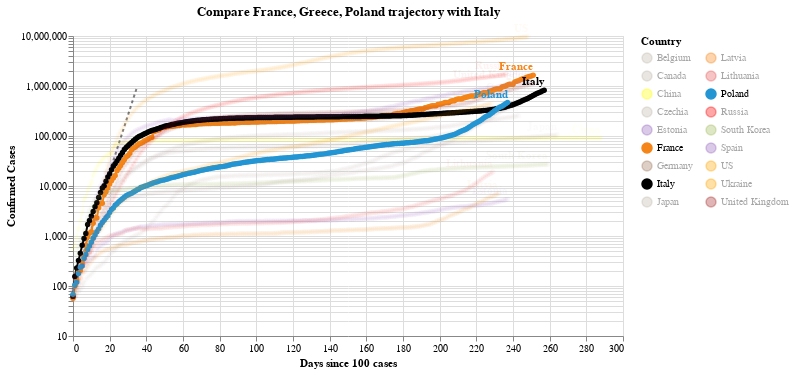

Notebook code cell kept with this figure:
### Code cell
#hide_input
chart2 = make_since_chart(dff2, ['France', 'Greece', 'Poland'], baseline_countries)
chart2

### Figure 1 — Vega-Lite specification as saved in the notebook (floating-point values rounded to 4 significant figures; data arrays with more than 128 entries replaced by an {"elided": "..."} marker saying what was removed)
{"config": {"view": {"continuousWidth": 400, "continuousHeight": 300}}, "layer": [{"data": {"name": "data-628230001892d6798b50651be41d1b3e"}, "mark": {"type": "line", "color": "black", "opacity": 0.5, "strokeDash": [3, 3]}, "encoding": {"x": {"type": "quantitative", "field": "Days since 100 cases"}, "y": {"type": "quantitative", "field": "Confirmed Cases"}}}, {"data": {"name": "data-e0d4f63c07f1733d0fa15c80830dad52"}, "mark": {"type": "line", "point": true}, "encoding": {"color": {"type": "nominal", "field": "Country", "legend": {"columns": 2}, "scale": {"domain": ["Belgium", "Canada", "China", "Czechia", "Estonia", "France", "Germany", "Italy", "Japan", "Latvia", "Lithuania", "Poland", "Russia", "South Korea", "Spain", "US", "Ukraine", "United Kingdom"], "range": ["#C1B7AD", "#C1B7AD", "yellow", "#C1B7AD", "#9467bd", "#F58518", "#9D755D", "black", "#C1B7AD", "#F58518", "#E45756", "#2495D3", "red", "#A1BA59", "#9467bd", "orange", "orange", "brown"]}}, "opacity": {"condition": {"value": 1, "selection": "selector005"}, "value": 0.05}, "tooltip": [{"type": "nominal", "field": "Country"}, {"type": "temporal", "field": "Date"}, {"type": "quantitative", "field": "Confirmed Cases"}, {"type": "quantitative", "field": "Days since 100 cases"}], "x": {"type": "quantitative", "field": "Days since 100 cases"}, "y": {"type": "quantitative", "field": "Confirmed Cases", "scale": {"type": "log"}}}, "selection": {"selector005": {"type": "multi", "fields": ["Country"], "bind": "legend", "init": [{"Country": "France"}, {"Country": "Greece"}, {"Country": "Poland"}, {"Country": "Italy"}]}}, "width": 550}, {"data": {"name": "data-e0d4f63c07f1733d0fa15c80830dad52"}, "mark": {"type": "text", "align": "right", "dy": -8, "fontWeight": "bold"}, "encoding": {"color": {"type": "nominal", "field": "Country", "legend": {"columns": 2}, "scale": {"domain": ["Belgium", "Canada", "China", "Czechia", "Estonia", "France", "Germany", "Italy", "Japan", "Latvia", "Lithuania", "Poland", "Russia", "South Korea", "Spain", "US", "Ukraine", "United Kingdom"], "range": ["#C1B7AD", "#C1B7AD", "yellow", "#C1B7AD", "#9467bd", "#F58518", "#9D755D", "black", "#C1B7AD", "#F58518", "#E45756", "#2495D3", "red", "#A1BA59", "#9467bd", "orange", "orange", "brown"]}}, "opacity": {"condition": {"value": 1, "selection": "selector005"}, "value": 0.05}, "text": {"type": "nominal", "field": "Country"}, "tooltip": [{"type": "nominal", "field": "Country"}, {"type": "temporal", "field": "Date"}, {"type": "quantitative", "field": "Confirmed Cases"}, {"type": "quantitative", "field": "Days since 100 cases"}], "x": {"type": "quantitative", "field": "Days since 100 cases"}, "y": {"type": "quantitative", "field": "Confirmed Cases", "scale": {"type": "log"}}}, "transform": [{"filter": "(datum['Date'] >= 1604534400000)"}], "width": 550}], "title": "Compare France, Greece, Poland trajectory with Italy", "$schema": "https://vega.github.io/schema/vega-lite/v4.8.1.json", "datasets": {"data-628230001892d6798b50651be41d1b3e": [{"Days since 100 cases": 0, "Confirmed Cases": 100.0}, {"Days since 100 cases": 1, "Confirmed Cases": 130.0}, {"Days since 100 cases": 2, "Confirmed Cases": 169.0}, {"Days since 100 cases": 3, "Confirmed Cases": 219.7}, {"Days since 100 cases": 4, "Confirmed Cases": 285.6}, {"Days since 100 cases": 5, "Confirmed Cases": 371.3}, {"Days since 100 cases": 6, "Confirmed Cases": 482.7}, {"Days since 100 cases": 7, "Confirmed Cases": 627.5}, {"Days since 100 cases": 8, "Confirmed Cases": 815.7}, {"Days since 100 cases": 9, "Confirmed Cases": 1060.0}, {"Days since 100 cases": 10, "Confirmed Cases": 1379.0}, {"Days since 100 cases": 11, "Confirmed Cases": 1792.0}, {"Days since 100 cases": 12, "Confirmed Cases": 2330.0}, {"Days since 100 cases": 13, "Confirmed Cases": 3029.0}, {"Days since 100 cases": 14, "Confirmed Cases": 3937.0}, {"Days since 100 cases": 15, "Confirmed Cases": 5119.0}, {"Days since 100 cases": 16, "Confirmed Cases": 6654.0}, {"Days since 100 cases": 17, "Confirmed Cases": 8650.0}, {"Days since 100 cases": 18, "Confirmed Cases": 11250.0}, {"Days since 100 cases": 19, "Confirmed Cases": 14620.0}, {"Days since 100 cases": 20, "Confirmed Cases": 19000.0}, {"Days since 100 cases": 21, "Confirmed Cases": 24710.0}, {"Days since 100 cases": 22, "Confirmed Cases": 32120.0}, {"Days since 100 cases": 23, "Confirmed Cases": 41750.0}, {"Days since 100 cases": 24, "Confirmed Cases": 54280.0}, {"Days since 100 cases": 25, "Confirmed Cases": 70560.0}, {"Days since 100 cases": 26, "Confirmed Cases": 91730.0}, {"Days since 100 cases": 27, "Confirmed Cases": 119300.0}, {"Days since 100 cases": 28, "Confirmed Cases": 155000.0}, {"Days since 100 cases": 29, "Confirmed Cases": 201500.0}, {"Days since 100 cases": 30, "Confirmed Cases": 262000.0}, {"Days since 100 cases": 31, "Confirmed Cases": 340600.0}, {"Days since 100 cases": 32, "Confirmed Cases": 442800.0}, {"Days since 100 cases": 33, "Confirmed Cases": 575600.0}, {"Days since 100 cases": 34, "Confirmed Cases": 748300.0}, {"Days since 100 cases": 35, "Confirmed Cases": 972800.0}], "data-e0d4f63c07f1733d0fa15c80830dad52": {"elided": "4461 records"}}}
